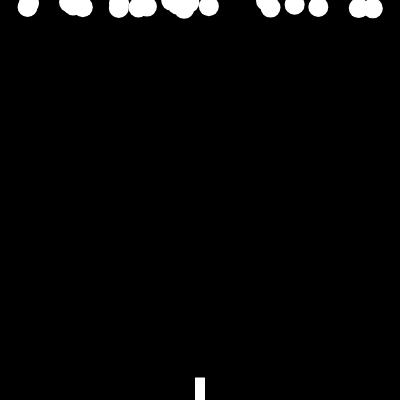
Frame 1 (no input)
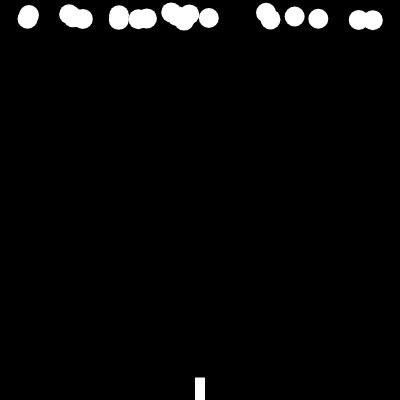
Frame 60 (no input)
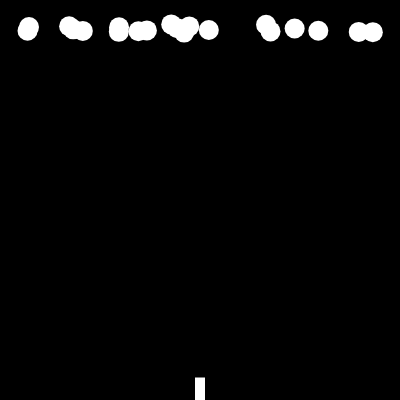
Frame 120 (the mouse pressed at the canvas centre since frame 60)

The p5.js sketch that drew these frames (run headless with seeded random() and noise() and a simulated clock; from frame 60 on, the mouse is pressed at the canvas centre):

// p5.js sketch
// ── sketch.js
var ship;
var bullets = [];
var dumbs = [];

function setup() {
  // put setup code here
    createCanvas(400,400);
    ship = new Ship();
    for(i=0;i<20;i++){
        var dumb = new Dumb(random(0,10));
        dumbs.push(dumb);
    }
}

function draw() {
  // put drawing code here
    background(0);  
    ship.show();
    ship.move();
    for(i=0;i<bullets.length;i++){
        bullets[i].show();
        bullets[i].move();
    }
    for(j=0;j<dumbs.length;j++){
        dumbs[j].show();
        dumbs[i].ground();
 
    }
    
    for(i=0;i<dumbs.length;i++){
        for(j=0;j<bullets.length;j++){
            if(dumbs[i].touch(bullets[j])){
                bullets.splice(j,1);  
                dumbs.splice(i,1);
                var newDumb = new Dumb(random(-20,-10));
                dumbs.push(newDumb);
            }
        }
    }
}

function keyPressed(){
    if(keyCode === LEFT_ARROW){
        ship.setDir(-1);
    }
    if(keyCode === RIGHT_ARROW){
        ship.setDir(1);
    }
    if(key === ' '){
        var bullet = new Bullets(ship.x);
        bullets.push(bullet); 
    }
}
// ── bullets.js
function Bullets(x){
    this.x = x;
    this.y = height;
    
    this.show = function(){
        fill(150,0,255, 200);
        ellipse(this.x,this.y,10,10); 
    }
    
    this.move = function(){
        this.y -= 10;
    }
    
}
// ── dumb.js
function Dumb(y){
    this.x = random(0,width);
    this.y = y;
    this.toDelete = false;
    this.show = function(){
        fill(255);
        ellipse(this.x,this.y,20,20);
        this.y += .2;
    }
    
    this.touch = function(bullets){
        d = sqrt(((this.x - bullets.x) * (this.x - bullets.x)) + ((this.y - bullets.y) * (this.y - bullets.y)));
        if(d < 15){
            return true;
        } else{
            return false;
        }
    }
    
    this.ground = function(){
        if(this.y > height){
            noLoop();
        }
    }
}
// ── ship.js
function Ship(){
    this.x = width/2;
    this.y = height-10;
    
    this.movDir = 0;
    
    this.show = function(){
        fill(255);
        noStroke();
        rectMode(CENTER);
        rect(this.x,this.y,10,25);
    }
    
    this.setDir = function(dir){
        this.movDir = dir;    
    }
    
    this.move = function(){
        if(this.x > width-10)
            this.x = 10;
        if(this.x < 10)
            this.x = width-10;
        else
            this.x += this.movDir*2;
    }  
};
